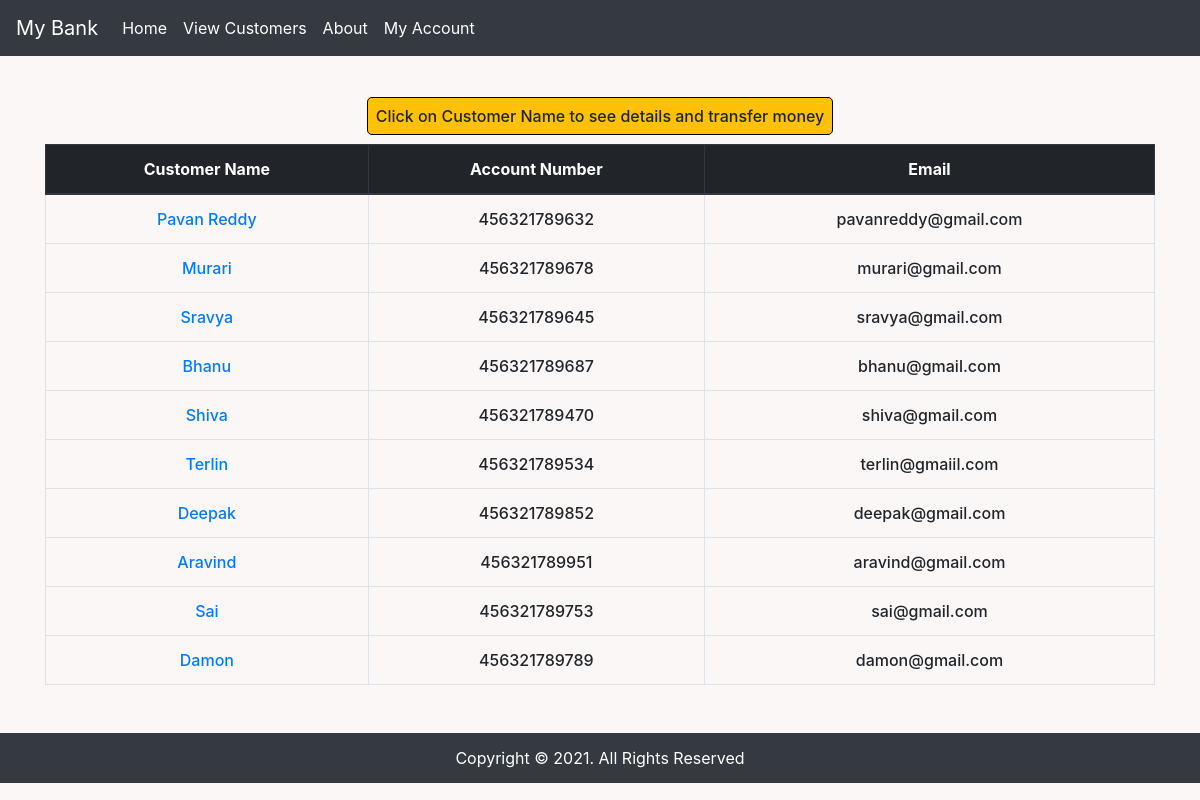
The app's page /Customers/viewcustomers/ with its own data.
### Customers/models.py (models this page shows, shortened)
class CustomersDetails(models.Model):
    CustomerName = models.CharField(max_length=100)
    AccountNumber = models.BigIntegerField(max_length=17)
    CustomerMail = models.EmailField(max_length=100)
    Balance = models.PositiveIntegerField(default=10000)

### Customers/views.py (the view)
# urls.py: path('viewcustomers/',views.viewcustomers,name='viewcustomers'),
def viewcustomers(request):
    customers_obj = CustomersDetails.objects.all()
    return render(request,'Customers/viewcustomers.html',{'customers':customers_obj})

### Customers/templates/Customers/viewcustomers.html (shortened to what this page needs)
{% extends 'Customers/index.html' %}
{% block content %}
    <div class="viewcustomers-content content-height">
        <div class="container text-center my-5">
            <div class="mb-3">
                <span class="caption bg-warning">
                    <caption >Click on Customer Name to see details and transfer money</caption>
                </span>
            </div>
            <table class="table table-bordered table-hover bold-text mx-auto">
                <thead class="thead-dark">
                    <tr>
                        <th>Customer Name</th>
                        <th>Account Number</th>
                        <th>Email</th>
                    </tr>
                </thead>
                <tbody>
                    {% for detail in customers %}
                        <tr>
                            <td><a href="{% url 'showcustomer' detail.id %}">{{ detail.CustomerName }}</a></td>
                            <td>{{ detail.AccountNumber }}</td>
                            <td>{{ detail.CustomerMail }}</td>
                        </tr>
                    {% endfor %}
                </tbody>
            </table>
        </div>
    </div>
{% endblock %}

### Customers/templates/Customers/index.html (shortened to what this page needs)
{% load static %}
<!DOCTYPE html>
<html lang="en">
<head>
    <link rel="stylesheet" href="https://pro.fontawesome.com/releases/v5.10.0/css/all.css"/>
    <link rel="stylesheet" href="https://maxcdn.bootstrapcdn.com/bootstrap/4.0.0/css/bootstrap.min.css"
>
    <link rel="stylesheet" href="{% static 'Customers/styles.css' %}">
</head>
<body>
    <nav class="navbar navbar-expand-lg navbar-dark bg-dark sticky-top">
        <a class="navbar-brand" href="{% url 'homepage' %}">My Bank</a>
        <div class="collapse navbar-collapse" id="navbarNavDropdown">
            <ul class="navbar-nav">
                <li class="nav-item active">
                    <a class="nav-link" href="{% url 'homepage' %}">Home</a>
                </li>
                <li class="nav-item active">
                    <a class="nav-link" href="{% url 'viewcustomers' %}">View Customers</a>
                </li>
                <li class="nav-item active">
                    <a class="nav-link" href="{% url 'about' %}">About</a>
                </li>
                <li class="nav-item active">
                    <a class="nav-link" href="{% url 'myaccount' %}">My Account</a>
                </li>
            </ul>
        </div>
    </nav>
    {% block content %}
    {% endblock %}
    <footer id="main-footer" class="bg-dark">
        <p>Copyright &copy; 2021. All Rights Reserved</p>
    </footer>
</body>
</html>

### Customers/static/Customers/styles.css (style rules this page uses)
body { background: #FBF7F7; }
.bold-text { font-weight: 500; }
.content-height { min-height: 33rem; }
.caption { border: solid 1px black; border-radius: 5px; padding: 0.5rem 0.5rem; font-weight: 500; }
#main-footer p { margin: 0; padding: 0; }
#main-footer { padding: 0.8rem 0; color: #fff; text-align: center; }

### records on screen
CustomersDetails: CustomerName "Pavan Reddy", AccountNumber "456321789632", CustomerMail "pavanreddy@gmail.com"
CustomersDetails: CustomerName "Murari", AccountNumber "456321789678", CustomerMail "murari@gmail.com"
CustomersDetails: CustomerName "Sravya", AccountNumber "456321789645", CustomerMail "sravya@gmail.com"
CustomersDetails: CustomerName "Bhanu", AccountNumber "456321789687", CustomerMail "bhanu@gmail.com"
CustomersDetails: CustomerName "Shiva", AccountNumber "456321789470", CustomerMail "shiva@gmail.com"
CustomersDetails: CustomerName "Terlin", AccountNumber "456321789534", CustomerMail "terlin@gmaiil.com"
CustomersDetails: CustomerName "Deepak", AccountNumber "456321789852", CustomerMail "deepak@gmail.com"
CustomersDetails: CustomerName "Aravind", AccountNumber "456321789951", CustomerMail "aravind@gmail.com"
CustomersDetails: CustomerName "Sai", AccountNumber "456321789753", CustomerMail "sai@gmail.com"
CustomersDetails: CustomerName "Damon", AccountNumber "456321789789", CustomerMail "damon@gmail.com"
